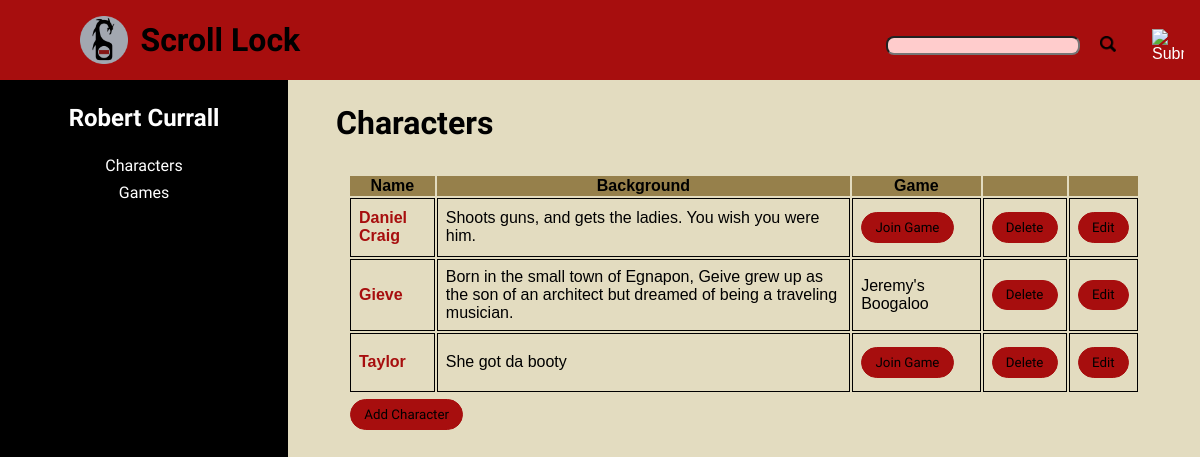
The page /index.php?action=view_characters (signed in) on the database as committed earlier.
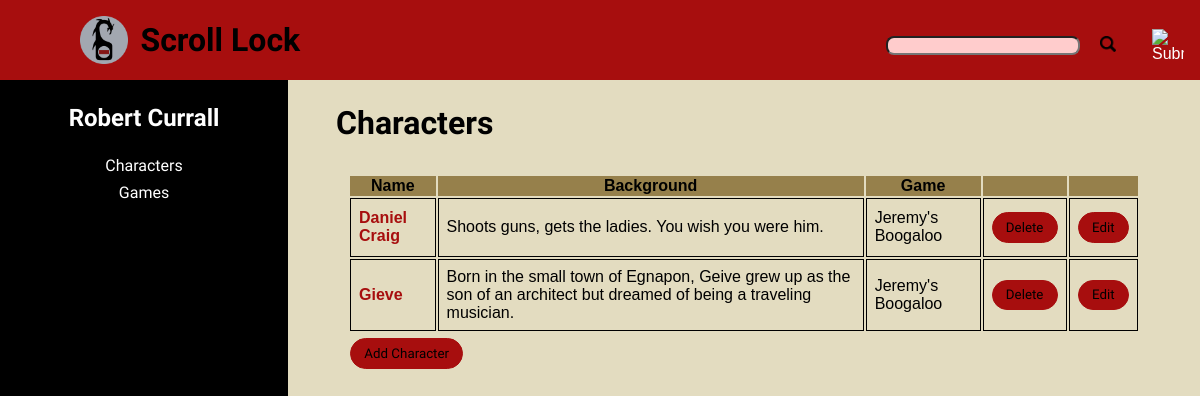
The same page on the database as committed later.
### tables this page shows
CREATE TABLE `users` (
  `userID` int(11) NOT NULL,
  `username` varchar(45) NOT NULL,
  `email` varchar(45) NOT NULL,
  `password` varchar(45) NOT NULL,
  `name` varchar(45) DEFAULT 'Anonymous'
);

CREATE TABLE `characters` (
  `characterID` int(11) NOT NULL,
  `characterName` varchar(45) NOT NULL,
  `background` text,
  `userID` int(11) NOT NULL,
  `gameID` int(11) DEFAULT NULL
);

CREATE TABLE `games` (
  `gameID` int(11) NOT NULL,
  `gameName` varchar(45) NOT NULL,
  `description` text,
  `adminID` int(11) NOT NULL
);

### model/user_db.php (called while the page is built, shortened)
<?php
function get_user($username)
{
    global $db;
    $query = 'SELECT * FROM users
              WHERE username = :username';
    $statement = $db->prepare($query);
    $statement->bindValue(':username', $username);
    $statement->execute();
    $user = $statement->fetch();
    return $user;
}
function get_characters($userID)
{
    global $db;
    $query = 'SELECT characters.characterID, characters.characterName,
        characters.background, games.gameName, games.gameID
              FROM characters
              LEFT OUTER JOIN games
              ON characters.gameID = games.gameID
              WHERE userID = :userID
              ORDER BY characters.characterName';
    $statement = $db->prepare($query);
    $statement->bindValue(':userID', $userID);
    $statement->execute();
    $characters = $statement->fetchAll();
    return $characters;
}
?>

### view/characters.php (the view, shortened to what this page needs)
<?php
    include('view/header.php');
    $user = get_user($_SESSION['username']);
    $characters = get_characters($user['userID']);
?>
<div class="profile-body">
    <aside>
        <h2><?php echo $user['name']; ?></h2>
        <a class="aside_button" href="index.php?action=view_characters">Characters</a>
        <a class="aside_button" href="index.php?action=view_games">Games</a>
    </aside>
    <main class="profile-main">
        <h1>Characters</h1>
        <table>
            <tr>
                <th>Name</th>
                <th>Background</th>
                <th>Game</th>
                <th>&nbsp;</th>
                <th>&nbsp;</th>
            </tr>
            <?php
            if ($characters == NULL) {
                ?>
            <tr>
                <td colspan="5">No Characters</td>
            </tr>
            <?php
            }
            else {
            foreach ($characters as $character) : ?>
            <tr>
                <td>
                    <a href="index.php?action=character_page&characterID=<?php echo $character['characterID']; ?>"
                       class="gameLink">
                        <?php echo $character['characterName']; ?>
                    </a>
                </td>
                <td><?php echo $character['background']; ?></td>
                <td ><?php
                    if ($character['gameName'] === NULL) {
                        ?>
                    <form action="." method="post">
                        <input type="submit" value="Join Game" class="button">
                    </form>
                    <?php
                    }
                    else {
                        echo $character['gameName'];
                    }?></td>
                <td><form action="." method="post">
                    <input type="submit" class="button" value="Delete">
                </form></td>
                <td><form action="." method="post">
                    <input type="submit" class="button" value="Edit">
                </form></td>
            </tr>
            <?php endforeach;
            }
            ?>
            <tr>
                <td class="addChar" colspan="4" style="border: none;">
                    <form action="." method="post">
                        <input class="button" type="submit" value="Add Character">
                    </form>
                </td>
            </tr>
        </table>
    </main>
</div>
<?php
    include('view/footer.php');

### index.php (shortened to what this page needs)
<?php
require_once('model/database.php');
require_once('model/user_db.php');
$action = filter_input(INPUT_POST, 'action');
if ( $action == NULL )
{
    $action = filter_input(INPUT_GET, 'action');
}
switch($action)
{
    case 'view_characters':
        include('view/characters.php');
        break;
}

### view/header.php (shortened to what this page needs)
<!DOCTYPE html>
<html>
    <head>
        <link href="style/main.css" rel="stylesheet">
    </head>
    <body>
        <header>
            <a class="home-link" href="index.php">
                <img class="logo" src="images/scroll_lock.png"
                     onclick="document.write('<?php $action = "view_characters"; ?>');">
            </a>
            <h1 class="title">Scroll Lock</h1>
            <div class="ham_menu">
                <input type="image" src="images/menu-icon.png" id="dropDown"
                       class="dropbtn" onclick="dropDown()">
            </div>
            <form class="search" action="." method="post">
                <input type="text" name="keyword" required class="search_field">
                <input type="image" src="images/search.png" class="search_icon" >
            </form>
        </header>

### view/footer.php
    </body>
</html>

### style/main.css (style rules this page uses)
* { font-family: Arial, Helvetica, sans-serif; }
html { background-color: #e3dcc0; margin: 0; padding: 0; }
body { font-family: Arial, Helvetica, sans-serif; font-family: 'Eagle Lake', cursive; margin: 0 auto; padding: 0; }
header { background-color: #a70e0e; margin: 0; padding: 0; position: fixed; width: 100%; height: 5em; top: 0; }
main { margin: 0; padding: 2em 1em; }
aside { position: fixed; width: 18rem; height: 100%; margin: 0; color: white; background-color: #000; margin-top: 2.5em; }
aside h2 { width: 100%; text-align: center; margin: 1em 0; }
h1 { font-family: 'Eagle Lake', cursive; }
h2 { font-family: 'Eagle Lake', cursive; }
input { display: inline-block; float: left; }
table { width: 90%; margin: 0 auto; max-width: 55em; }
th { background-color: #96804b; }
td { padding: 0.5em; border: 1px solid black; }
.logo { height: 3em; display: inline-block; margin: 1em 0.5em 1em 5em; vertical-align: middle; }
.title { display: inline-block; font-size: 2em; vertical-align: middle; font-family: 'Eagle Lake', cursive; }
.home-link, .home-link:hover { text-decoration: none; }
.search { display: inline-block; float: right; margin: 0 0.5em; padding: 1rem; }
.search_field { display: inline-block; margin: 1.25rem 0.5rem; padding: 0 0.5em; border-radius: 0.6em; background-color: #ffcccc; }
.search_icon { height: 1rem; width: 1rem; padding: 0.75rem; margin: 0.5rem 0; display: inline-block; }
.ham_menu { display: inline-block; float: right; margin: 1.8em 1em auto 0; padding: 0; position: relative; }
.aside_button { display: block; background-color: black; color: white; font-family: 'Eagle Lake', cursive; width: 100%; margin: 0.5em auto; padding: 0; border: none; font-size: 1em; text-decoration: none; text-align: center; }
.profile-main { margin-left: 18rem; margin-top: 2.5em; }
.profile-main h1 { margin: 1em 1em; }
.profile-body { margin: 0; padding: 0; }
.button { background-color: #a70e0e; border: 0.1em solid #a70e0e; border-radius: 10em; text-align: center; font-family: 'Eagle Lake', cursive; padding: 0.5em 1em; display: inline-block; margin: 0.4em auto; }
.addChar { margin: 1em 0; padding: 0; }
.gameLink { background-color: transparent; box-shadow: none; border: none; font-size: 1em; font-weight: 900; color: #a70e0e; text-decoration: none; }
#dropDown { display: inline-block; float: right; margin: 0; padding: 0; position: relative; }
.dropbtn { color: white; padding: 1em; font-size: 1rem; border: none; cursor: pointer; width: 2em; }

Rows that differ between the two databases and show on the page:
removed characters: characterName "Taylor", background "She got da booty"
changed characters "Daniel Craig": background "Shoots guns, and gets the ladies. You wish you were him." → "Shoots guns, gets the ladies. You wish you were him."; gameID.gameName (not shown) → "Jeremy's Boogaloo"; value "Join Game" → (not shown)
